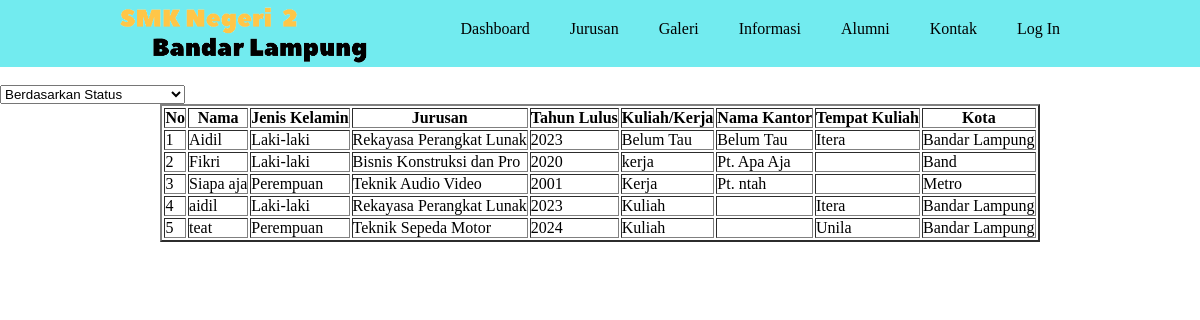
/alumnikk.php, run on the app's committed database.
### tables this page shows
CREATE TABLE `alumni` (
  `id` int(11) NOT NULL,
  `nama` varchar(25) NOT NULL,
  `jenis_kelamin` enum('Laki-laki','Perempuan') NOT NULL,
  `jurusan` varchar(25) NOT NULL,
  `kantor` varchar(25) NOT NULL,
  `kota` varchar(50) NOT NULL,
  `kuliah_kerja` varchar(50) NOT NULL,
  `tahun_lulus` varchar(5) NOT NULL,
  `tempat_kuliah` varchar(25) NOT NULL
);

### alumnikk.php (the view, shortened to what this page needs)
<!DOCTYPE html>
<html lang="en">
<head>
</head>
<body>
    <?php
    include 'header.php';
    ?>
    <select name="" onchange="location = this.value;">
    <option value="alumnikk.php">Berdasarkan Status</option>
    </select>
    <center>
    <table border="2" class="tbl">
        <tr>
            <th>No</th>
            <th>Nama</th>
            <th>Jenis Kelamin</th>
            <th>Jurusan</th>
            <th>Tahun Lulus</th>
            <th>Kuliah/Kerja</th>
            <th>Nama Kantor</th>
            <th>Tempat Kuliah</th>
            <th>Kota</th>
        </tr>
        <?php
        include 'koneksi.php';
        $select = mysqli_query($conn, "SELECT * FROM alumni ORDER BY kuliah_kerja");
        $nomor = 1;
        while($hasil = mysqli_fetch_array($select)){
        ?>
        <tr>
            <td><?= $nomor++;?></td>
            <td><?= $hasil['nama']?></td>
            <td><?= $hasil['jenis_kelamin']?></td>
            <td><?= $hasil['jurusan']?></td>
            <td><?= $hasil['tahun_lulus']?></td>
            <td><?= $hasil['kuliah_kerja']?></td>
            <td><?= $hasil['kantor']?></td>
            <td><?= $hasil['tempat_kuliah']?></td>
            <td><?= $hasil['kota']?></td>
        </tr>
        <?php }?>
    </table>
    </center>
</body>
</html>

### home.css (style rules this page uses)
*, html, body { margin: 0; padding: 0; }

### data on the page
alumni: nama "Aidil", jenis_kelamin "Laki-laki", jurusan "Rekayasa Perangkat Lunak", tahun_lulus "2023", kuliah_kerja "Belum Tau", kantor "Belum Tau", tempat_kuliah "Itera", kota "Bandar Lampung"
alumni: nama "Fikri", jenis_kelamin "Laki-laki", jurusan "Bisnis Konstruksi dan Pro", tahun_lulus "2020", kuliah_kerja "kerja", kantor "Pt. Apa Aja", kota "Band"
alumni: nama "Siapa aja", jenis_kelamin "Perempuan", jurusan "Teknik Audio Video", tahun_lulus "2001", kuliah_kerja "Kerja", kantor "Pt. ntah", kota "Metro"
alumni: nama "aidil", jenis_kelamin "Laki-laki", jurusan "Rekayasa Perangkat Lunak", tahun_lulus "2023", kuliah_kerja "Kuliah", tempat_kuliah "Itera", kota "Bandar Lampung"
alumni: nama "teat", jenis_kelamin "Perempuan", jurusan "Teknik Sepeda Motor", tahun_lulus "2024", kuliah_kerja "Kuliah", tempat_kuliah "Unila", kota "Bandar Lampung"
